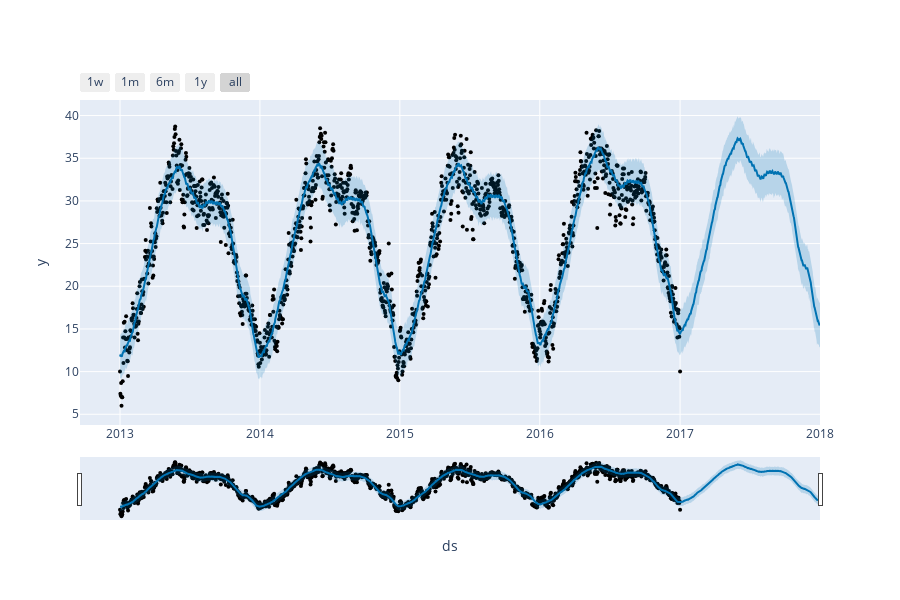

The code cell stored with this chart in its notebook:
### Code cell
from prophet import Prophet
from prophet.plot import plot_plotly, plot_components_plotly
model = Prophet()
model.fit(forecast_data)
forecasts = model.make_future_dataframe(periods=365)
predictions = model.predict(forecasts)
plot_plotly(model, predictions)

### Figure 1 — Plotly figure (JSON) as saved in the notebook; plotly's stock layout.template omitted (floating-point values rounded to 4 significant figures; data arrays with more than 128 entries replaced by an {"elided": "..."} marker saying what was removed)
{"data": [{"marker": {"color": "black", "size": 4}, "mode": "markers", "name": "Actual", "type": "scatter", "x": {"elided": "1462 str values"}, "y": {"elided": "1462 float values"}}, {"hoverinfo": "skip", "line": {"width": 0}, "mode": "lines", "type": "scatter", "x": {"elided": "1827 str values"}, "y": {"elided": "1827 float values"}}, {"fill": "tonexty", "fillcolor": "rgba(0, 114, 178, 0.2)", "line": {"color": "#0072B2", "width": 2}, "mode": "lines", "name": "Predicted", "type": "scatter", "x": {"elided": "1827 str values"}, "y": {"elided": "1827 float values"}}, {"fill": "tonexty", "fillcolor": "rgba(0, 114, 178, 0.2)", "hoverinfo": "skip", "line": {"width": 0}, "mode": "lines", "type": "scatter", "x": {"elided": "1827 str values"}, "y": {"elided": "1827 float values"}}], "layout": {"height": 600, "showlegend": false, "width": 900, "xaxis": {"rangeselector": {"buttons": [{"count": 7, "label": "1w", "step": "day", "stepmode": "backward"}, {"count": 1, "label": "1m", "step": "month", "stepmode": "backward"}, {"count": 6, "label": "6m", "step": "month", "stepmode": "backward"}, {"count": 1, "label": "1y", "step": "year", "stepmode": "backward"}, {"step": "all"}]}, "rangeslider": {"visible": true}, "title": {"text": "ds"}, "type": "date"}, "yaxis": {"title": {"text": "y"}}}}
